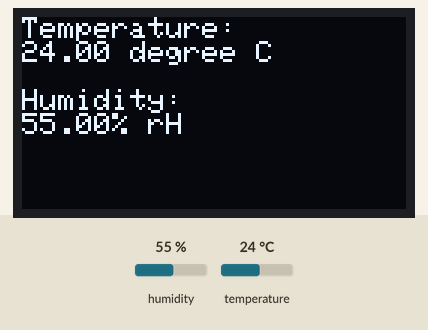
Recording of a sketch running on a simulated Arduino Uno, built with avr-gcc and run on an emulated ATmega328P. On the bench: 128×64 one-colour display. Inputs (shaded band) come from the test bench; at power-on: humidity 55 %, temperature 24 °C. What the sketch prints to the serial monitor is not drawn.

Above: at 4.0 s.
4.1 s: humidity set to 22 %
At 7.1 s:
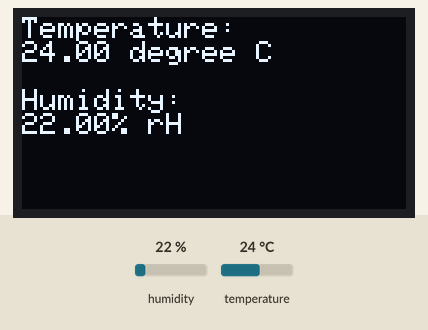
8.1 s: temperature set to 12 °C
At 9.9 s:
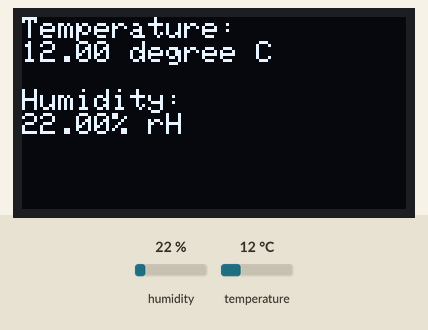
12.1 s: humidity set to 40 %
At 13.9 s:
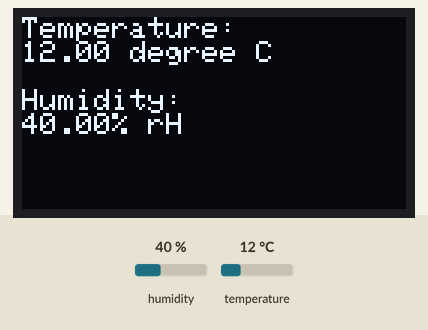
16.1 s: temperature set to 19 °C
Timing chart, 0 to 19.1 s (numbered marks = the images above; inputs shaded):
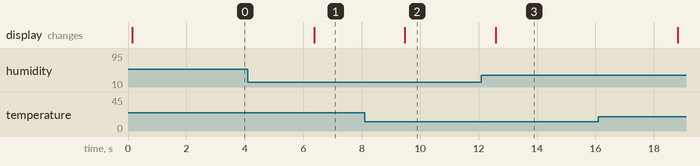

The sketch:

temperature_humidity_and_lcd_example.ino
```cpp
#include <SPI.h>
#include <Wire.h>
#include <Adafruit_GFX.h>
#include <Adafruit_SSD1306.h>
#include "Adafruit_SHTC3.h"

Adafruit_SHTC3 shtc3 = Adafruit_SHTC3();

#define SCREEN_WIDTH 128  // OLED display width, in pixels
#define SCREEN_HEIGHT 64  // OLED display height, in pixels

#define OLED_RESET -1        // Reset pin # (or -1 if sharing Arduino reset pin)
#define SCREEN_ADDRESS 0x3C  ///< See datasheet for Address; 0x3D for 128x64, 0x3C for 128x32
Adafruit_SSD1306 display(SCREEN_WIDTH, SCREEN_HEIGHT, &Wire, OLED_RESET);


void setup() {
  Serial.begin(115200);

  // Setting up SHTC3
  if (!shtc3.begin()) {
    Serial.println("Couldn't find SHTC3");
    while (1) delay(1);
  }
  Serial.println("Found SHTC3 sensor");

  // SSD1306_SWITCHCAPVCC = generate display voltage from 3.3V internally
  if (!display.begin(SSD1306_SWITCHCAPVCC, SCREEN_ADDRESS)) {
    Serial.println(F("SSD1306 allocation failed"));
    for (;;)
      ;  // Don't proceed, loop forever
  }

  display.setTextSize(1);               // Normal 1:1 pixel scale
  display.setTextColor(SSD1306_WHITE);  // Draw white text
  display.cp437(true);                  // Use full 256 char 'Code Page 437' font
}

void loop() {
  sensors_event_t humidity, temp;

  shtc3.getEvent(&humidity, &temp);  // populate temp and humidity objects with fresh data
  display.clearDisplay();
  display.setCursor(0, 0);

  display.println("Temperature: ");
  display.print(temp.temperature);
  display.println(" degree C");
  display.println("");

  display.println("Humidity: ");
  display.print(humidity.relative_humidity);
  display.println("% rH");

  display.display();
  delay(3000);
}
```

Measured:
- after the input at 4.1 s, the display: changes after 2.3 s (image 1)
- after the input at 8.1 s, the display: changes after 1.4 s (image 2)
- after the input at 12.1 s, the display: changes after 0.49 s (image 3)
